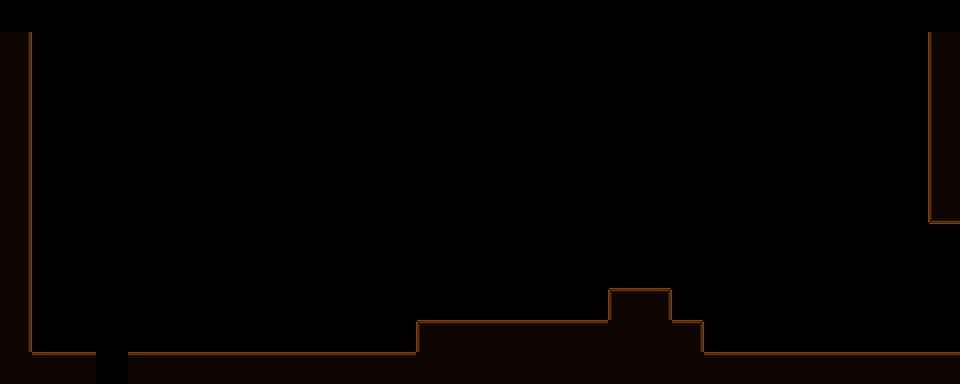

A level layout from a 2D game, rendered from its tile map. Below: a short description, then the map file with tile-grid data replaced by summaries:
An orthogonal 30x12 tile map with 32x32 px tiles, 2 tile layers (Background, Tile Layer 1) and 52 objects (Test NPC, MapProps).

<map version="1.0" orientation="orthogonal" width="30" height="12" tilewidth="32" tileheight="32">
 <tileset firstgid="1" name="tiles" tilewidth="32" tileheight="32">
  <image source="../images/tiles.png" width="512" height="64" />
 </tileset>
 <layer name="Background" width="30" height="12">
  <data>[360 cells, 315 non-empty, 1 distinct tile ids]</data>
 </layer>
 <layer name="Tile Layer 1" width="30" height="12">
  <data>[360 cells, 358 non-empty, 8 distinct tile ids]</data>
 </layer>
 <objectgroup name="Object Layer 1" width="30" height="12">
  <object gid="1" x="96" y="96">
   <properties>
    <property name="name" value="Level 0" />
    <property name="source" value="0" />
   </properties>
  </object>
  <object gid="2" x="928" y="352">
   <properties>
    <property name="next" value="1" />
    <property name="source" value="0" />
   </properties>
  </object>
  <object gid="1" x="864" y="352">
   <properties>
    <property name="name" value="Level 0" />
    <property name="source" value="1" />
   </properties>
  </object>
  <object gid="5" x="224" y="352">
   <properties>
    <property name="amount" value="1" />
   </properties>
  </object>
  <object name="Test NPC" gid="6" x="416" y="320">
   <properties>
    <property name="id" value="0" />
    <property name="name" value="Test NPC" />
    <property name="questAccept" value="Welcome to Reminiscence. This is a test map with a single test quest. Bring me $10." />
    <property name="questAmount" value="10" />
    <property name="questComplete" value="Thanks!" />
    <property name="questItem" value="money" />
    <property name="questName" value="Gimme!" />
    <property name="questProgress" value="Where's my money?!" />
    <property name="questType" value="collect" />
   </properties>
  </object>
  <object name="MapProps" gid="7" x="0" y="32">
   <properties>
    <property name="env" value="indoor1" />
   </properties>
  </object>
  <object x="672" y="128">
   <properties>
    <property name="amount" value="1" />
   </properties>
   <polyline points="0,0 -32,32 -32,96 0,96 0,0" />
  </object>
  <object gid="5" x="256" y="352">
   <properties>
    <property name="amount" value="1" />
   </properties>
  </object>
  <object gid="5" x="224" y="320">
   <properties>
    <property name="amount" value="1" />
   </properties>
  </object>
  <object gid="5" x="256" y="320">
   <properties>
    <property name="amount" value="1" />
   </properties>
  </object>
  <object gid="5" x="64" y="160">
   <properties>
    <property name="amount" value="1" />
   </properties>
  </object>
  <object gid="5" x="288" y="288">
   <properties>
    <property name="amount" value="1" />
   </properties>
  </object>
  <object gid="5" x="320" y="256">
   <properties>
    <property name="amount" value="1" />
   </properties>
  </object>
  <object gid="5" x="320" y="256">
   <properties>
    <property name="amount" value="1" />
   </properties>
  </object>
  <object gid="5" x="320" y="256">
   <properties>
    <property name="amount" value="1" />
   </properties>
  </object>
  <object gid="5" x="320" y="256">
   <properties>
    <property name="amount" value="1" />
   </properties>
  </object>
  <object gid="5" x="320" y="256">
   <properties>
    <property name="amount" value="1" />
   </properties>
  </object>
  <object gid="5" x="320" y="256">
   <properties>
    <property name="amount" value="1" />
   </properties>
  </object>
  <object gid="5" x="320" y="256">
   <properties>
    <property name="amount" value="1" />
   </properties>
  </object>
  <object gid="5" x="352" y="256">
   <properties>
    <property name="amount" value="1" />
   </properties>
  </object>
  <object gid="5" x="192" y="160">
   <properties>
    <property name="amount" value="1" />
   </properties>
  </object>
  <object gid="5" x="224" y="160">
   <properties>
    <property name="amount" value="1" />
   </properties>
  </object>
  <object gid="5" x="288" y="224">
   <properties>
    <property name="amount" value="1" />
   </properties>
  </object>
  <object gid="5" x="288" y="224">
   <properties>
    <property name="amount" value="1" />
   </properties>
  </object>
  <object gid="5" x="288" y="224">
   <properties>
    <property name="amount" value="1" />
   </properties>
  </object>
  <object gid="5" x="288" y="288">
   <properties>
    <property name="amount" value="1" />
   </properties>
  </object>
  <object gid="5" x="288" y="288">
   <properties>
    <property name="amount" value="1" />
   </properties>
  </object>
  <object gid="5" x="64" y="160">
   <properties>
    <property name="amount" value="1" />
   </properties>
  </object>
  <object gid="5" x="224" y="128">
   <properties>
    <property name="amount" value="1" />
   </properties>
  </object>
  <object gid="5" x="224" y="128">
   <properties>
    <property name="amount" value="1" />
   </properties>
  </object>
  <object gid="5" x="224" y="128">
   <properties>
    <property name="amount" value="1" />
   </properties>
  </object>
  <object gid="5" x="224" y="96">
   <properties>
    <property name="amount" value="1" />
   </properties>
  </object>
  <object gid="5" x="352" y="128">
   <properties>
    <property name="amount" value="1" />
   </properties>
  </object>
  <object gid="5" x="256" y="96">
   <properties>
    <property name="amount" value="1" />
   </properties>
  </object>
  <object gid="5" x="256" y="96">
   <properties>
    <property name="amount" value="1" />
   </properties>
  </object>
  <object gid="5" x="256" y="96">
   <properties>
    <property name="amount" value="1" />
   </properties>
  </object>
  <object gid="5" x="256" y="96">
   <properties>
    <property name="amount" value="1" />
   </properties>
  </object>
  <object gid="5" x="256" y="96">
   <properties>
    <property name="amount" value="1" />
   </properties>
  </object>
  <object gid="5" x="256" y="96">
   <properties>
    <property name="amount" value="1" />
   </properties>
  </object>
  <object gid="5" x="256" y="96">
   <properties>
    <property name="amount" value="1" />
   </properties>
  </object>
  <object gid="5" x="256" y="96">
   <properties>
    <property name="amount" value="1" />
   </properties>
  </object>
  <object gid="5" x="352" y="128">
   <properties>
    <property name="amount" value="1" />
   </properties>
  </object>
  <object gid="5" x="256" y="224">
   <properties>
    <property name="amount" value="1" />
   </properties>
  </object>
  <object gid="5" x="288" y="128">
   <properties>
    <property name="amount" value="1" />
   </properties>
  </object>
  <object gid="5" x="288" y="128">
   <properties>
    <property name="amount" value="1" />
   </properties>
  </object>
  <object gid="5" x="288" y="128">
   <properties>
    <property name="amount" value="1" />
   </properties>
  </object>
  <object gid="5" x="288" y="128">
   <properties>
    <property name="amount" value="1" />
   </properties>
  </object>
  <object gid="5" x="448" y="224">
   <properties>
    <property name="amount" value="1" />
   </properties>
  </object>
  <object gid="5" x="256" y="160">
   <properties>
    <property name="amount" value="1" />
   </properties>
  </object>
  <object gid="5" x="224" y="128">
   <properties>
    <property name="amount" value="1" />
   </properties>
  </object>
  <object gid="5" x="224" y="128">
   <properties>
    <property name="amount" value="1" />
   </properties>
  </object>
  <object gid="5" x="288" y="128">
   <properties>
    <property name="amount" value="1" />
   </properties>
  </object>
 </objectgroup>
</map>
